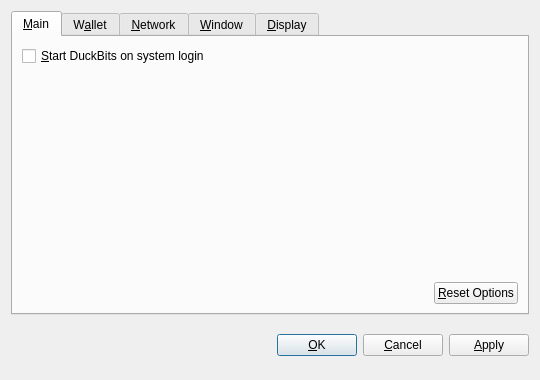
<?xml version="1.0" encoding="UTF-8"?>
<ui version="4.0">
 <class>OptionsDialog</class>
 <widget class="QDialog" name="OptionsDialog">
  <property name="geometry">
   <rect>
    <x>0</x>
    <y>0</y>
    <width>540</width>
    <height>380</height>
   </rect>
  </property>
  <property name="windowTitle">
   <string>Options</string>
  </property>
  <property name="modal">
   <bool>true</bool>
  </property>
  <layout class="QVBoxLayout" name="verticalLayout">
   <item>
    <widget class="QTabWidget" name="tabWidget">
     <property name="tabPosition">
      <enum>QTabWidget::North</enum>
     </property>
     <property name="currentIndex">
      <number>0</number>
     </property>
     <widget class="QWidget" name="tabMain">
      <attribute name="title">
       <string>&amp;Main</string>
      </attribute>
      <layout class="QVBoxLayout" name="verticalLayout_Main">
       <item>
        <widget class="QCheckBox" name="bitcoinAtStartup">
         <property name="toolTip">
          <string>Automatically start DuckBits after logging in to the system.</string>
         </property>
         <property name="text">
          <string>&amp;Start DuckBits on system login</string>
         </property>
        </widget>
       </item>
       <item>
        <spacer name="verticalSpacer_Main">
         <property name="orientation">
          <enum>Qt::Vertical</enum>
         </property>
         <property name="sizeHint" stdset="0">
          <size>
           <width>20</width>
           <height>40</height>
          </size>
         </property>
        </spacer>
       </item>
       <item>
        <layout class="QHBoxLayout" name="horizontalLayout_2_Main">
         <item>
          <spacer name="horizontalSpacer_2_Main">
           <property name="orientation">
            <enum>Qt::Horizontal</enum>
           </property>
           <property name="sizeHint" stdset="0">
            <size>
             <width>40</width>
             <height>20</height>
            </size>
           </property>
          </spacer>
         </item>
         <item>
          <widget class="QPushButton" name="resetButton">
           <property name="toolTip">
            <string>Reset all client options to default.</string>
           </property>
           <property name="text">
            <string>&amp;Reset Options</string>
           </property>
           <property name="autoDefault">
            <bool>false</bool>
           </property>
          </widget>
         </item>
        </layout>
       </item>
      </layout>
     </widget>
     <widget class="QWidget" name="tabWallet">
      <attribute name="title">
       <string>W&amp;allet</string>
      </attribute>
      <layout class="QVBoxLayout" name="verticalLayout_Network">
       <item>
        <widget class="QLabel" name="transactionFeeInfoLabel">
         <property name="text">
          <string>Optional transaction fee per kB that helps make sure your transactions are processed quickly. Most transactions are 1 kB.</string>
         </property>
         <property name="textFormat">
          <enum>Qt::PlainText</enum>
         </property>
         <property name="wordWrap">
          <bool>true</bool>
         </property>
        </widget>
       </item>
       <item>
        <layout class="QHBoxLayout" name="horizontalLayout_1_Main">
         <item>
          <widget class="QLabel" name="transactionFeeLabel">
           <property name="text">
            <string>Pay transaction &amp;fee</string>
           </property>
           <property name="textFormat">
            <enum>Qt::PlainText</enum>
           </property>
           <property name="buddy">
            <cstring>transactionFee</cstring>
           </property>
          </widget>
         </item>
         <item>
          <widget class="BitcoinAmountField" name="transactionFee"/>
         </item>
         <item>
          <spacer name="horizontalSpacer_1_Main">
           <property name="orientation">
            <enum>Qt::Horizontal</enum>
           </property>
           <property name="sizeHint" stdset="0">
            <size>
             <width>40</width>
             <height>20</height>
            </size>
           </property>
          </spacer>
         </item>
        </layout>
       </item>
       <item>
        <widget class="QLabel" name="label">
         <property name="text">
          <string>If you disable the spending of unconfirmed change, the change from a transaction cannot be used until that transaction has at least one confirmation. This also affects how your balance is computed.</string>
         </property>
         <property name="wordWrap">
          <bool>true</bool>
         </property>
        </widget>
       </item>
       <item>
        <widget class="QCheckBox" name="spendZeroConfChange">
         <property name="text">
          <string>Spend unconfirmed change  (experts only)</string>
         </property>
        </widget>
       </item>
       <item>
        <spacer name="verticalSpacer">
         <property name="orientation">
          <enum>Qt::Vertical</enum>
         </property>
         <property name="sizeHint" stdset="0">
          <size>
           <width>20</width>
           <height>40</height>
          </size>
         </property>
        </spacer>
       </item>
      </layout>
     </widget>
     <widget class="QWidget" name="tabNetwork">
      <attribute name="title">
       <string>&amp;Network</string>
      </attribute>
      <layout class="QVBoxLayout" name="verticalLayout_Network">
       <item>
        <widget class="QCheckBox" name="mapPortUpnp">
         <property name="toolTip">
          <string>Automatically open the DuckBits client port on the router. This only works when your router supports UPnP and it is enabled.</string>
         </property>
         <property name="text">
          <string>Map port using &amp;UPnP</string>
         </property>
        </widget>
       </item>
       <item>
        <widget class="QCheckBox" name="connectSocks">
         <property name="toolTip">
          <string>Connect to the DuckBits network through a SOCKS proxy (e.g. when connecting through Tor).</string>
         </property>
         <property name="text">
          <string>&amp;Connect through SOCKS proxy:</string>
         </property>
        </widget>
       </item>
       <item>
        <layout class="QHBoxLayout" name="horizontalLayout_Network">
         <item>
          <widget class="QLabel" name="proxyIpLabel">
           <property name="text">
            <string>Proxy &amp;IP:</string>
           </property>
           <property name="textFormat">
            <enum>Qt::PlainText</enum>
           </property>
           <property name="buddy">
            <cstring>proxyIp</cstring>
           </property>
          </widget>
         </item>
         <item>
          <widget class="QValidatedLineEdit" name="proxyIp">
           <property name="maximumSize">
            <size>
             <width>140</width>
             <height>16777215</height>
            </size>
           </property>
           <property name="toolTip">
            <string>IP address of the proxy (e.g. 127.0.0.1)</string>
           </property>
          </widget>
         </item>
         <item>
          <widget class="QLabel" name="proxyPortLabel">
           <property name="text">
            <string>&amp;Port:</string>
           </property>
           <property name="textFormat">
            <enum>Qt::PlainText</enum>
           </property>
           <property name="buddy">
            <cstring>proxyPort</cstring>
           </property>
          </widget>
         </item>
         <item>
          <widget class="QLineEdit" name="proxyPort">
           <property name="maximumSize">
            <size>
             <width>55</width>
             <height>16777215</height>
            </size>
           </property>
           <property name="toolTip">
            <string>Port of the proxy (e.g. 9050)</string>
           </property>
          </widget>
         </item>
         <item>
          <widget class="QLabel" name="socksVersionLabel">
           <property name="text">
            <string>SOCKS &amp;Version:</string>
           </property>
           <property name="textFormat">
            <enum>Qt::PlainText</enum>
           </property>
           <property name="buddy">
            <cstring>socksVersion</cstring>
           </property>
          </widget>
         </item>
         <item>
          <widget class="QValueComboBox" name="socksVersion">
           <property name="toolTip">
            <string>SOCKS version of the proxy (e.g. 5)</string>
           </property>
          </widget>
         </item>
         <item>
          <spacer name="horizontalSpacer_Network">
           <property name="orientation">
            <enum>Qt::Horizontal</enum>
           </property>
           <property name="sizeHint" stdset="0">
            <size>
             <width>40</width>
             <height>20</height>
            </size>
           </property>
          </spacer>
         </item>
        </layout>
       </item>
       <item>
        <spacer name="verticalSpacer_Network">
         <property name="orientation">
          <enum>Qt::Vertical</enum>
         </property>
         <property name="sizeHint" stdset="0">
          <size>
           <width>20</width>
           <height>40</height>
          </size>
         </property>
        </spacer>
       </item>
      </layout>
     </widget>
     <widget class="QWidget" name="tabWindow">
      <attribute name="title">
       <string>&amp;Window</string>
      </attribute>
      <layout class="QVBoxLayout" name="verticalLayout_Window">
       <item>
        <widget class="QCheckBox" name="minimizeToTray">
         <property name="toolTip">
          <string>Show only a tray icon after minimizing the window.</string>
         </property>
         <property name="text">
          <string>&amp;Minimize to the tray instead of the taskbar</string>
         </property>
        </widget>
       </item>
       <item>
        <widget class="QCheckBox" name="minimizeOnClose">
         <property name="toolTip">
          <string>Minimize instead of exit the application when the window is closed. When this option is enabled, the application will be closed only after selecting Quit in the menu.</string>
         </property>
         <property name="text">
          <string>M&amp;inimize on close</string>
         </property>
        </widget>
       </item>
       <item>
        <spacer name="verticalSpacer_Window">
         <property name="orientation">
          <enum>Qt::Vertical</enum>
         </property>
         <property name="sizeHint" stdset="0">
          <size>
           <width>20</width>
           <height>40</height>
          </size>
         </property>
        </spacer>
       </item>
      </layout>
     </widget>
     <widget class="QWidget" name="tabDisplay">
      <attribute name="title">
       <string>&amp;Display</string>
      </attribute>
      <layout class="QVBoxLayout" name="verticalLayout_Display">
       <item>
        <layout class="QHBoxLayout" name="horizontalLayout_1_Display">
         <item>
          <widget class="QLabel" name="langLabel">
           <property name="text">
            <string>User Interface &amp;language:</string>
           </property>
           <property name="textFormat">
            <enum>Qt::PlainText</enum>
           </property>
           <property name="buddy">
            <cstring>lang</cstring>
           </property>
          </widget>
         </item>
         <item>
          <widget class="QValueComboBox" name="lang">
           <property name="toolTip">
            <string>The user interface language can be set here. This setting will take effect after restarting DuckBits.</string>
           </property>
          </widget>
         </item>
        </layout>
       </item>
       <item>
        <layout class="QHBoxLayout" name="horizontalLayout_2_Display">
         <item>
          <widget class="QLabel" name="unitLabel">
           <property name="text">
            <string>&amp;Unit to show amounts in:</string>
           </property>
           <property name="textFormat">
            <enum>Qt::PlainText</enum>
           </property>
           <property name="buddy">
            <cstring>unit</cstring>
           </property>
          </widget>
         </item>
         <item>
          <widget class="QValueComboBox" name="unit">
           <property name="toolTip">
            <string>Choose the default subdivision unit to show in the interface and when sending coins.</string>
           </property>
          </widget>
         </item>
        </layout>
       </item>
       <item>
        <widget class="QCheckBox" name="displayAddresses">
         <property name="toolTip">
          <string>Whether to show DuckBits addresses in the transaction list or not.</string>
         </property>
         <property name="text">
          <string>&amp;Display addresses in transaction list</string>
         </property>
        </widget>
       </item>
       <item>
        <widget class="QCheckBox" name="coinControlFeatures">
         <property name="toolTip">
          <string>Whether to show coin control features or not.</string>
         </property>
         <property name="text">
          <string>Display coin &amp;control features (experts only!)</string>
         </property>
        </widget>
       </item>
       <item>
        <spacer name="verticalSpacer_Display">
         <property name="orientation">
          <enum>Qt::Vertical</enum>
         </property>
         <property name="sizeHint" stdset="0">
          <size>
           <width>20</width>
           <height>40</height>
          </size>
         </property>
        </spacer>
       </item>
      </layout>
     </widget>
    </widget>
   </item>
   <item>
    <layout class="QHBoxLayout" name="horizontalLayout_Buttons">
     <item>
      <spacer name="horizontalSpacer_1">
       <property name="orientation">
        <enum>Qt::Horizontal</enum>
       </property>
       <property name="sizeHint" stdset="0">
        <size>
         <width>40</width>
         <height>48</height>
        </size>
       </property>
      </spacer>
     </item>
     <item>
      <widget class="QLabel" name="statusLabel">
       <property name="font">
        <font>
         <weight>75</weight>
         <bold>true</bold>
        </font>
       </property>
       <property name="text">
        <string/>
       </property>
       <property name="textFormat">
        <enum>Qt::PlainText</enum>
       </property>
       <property name="wordWrap">
        <bool>true</bool>
       </property>
      </widget>
     </item>
     <item>
      <spacer name="horizontalSpacer_2">
       <property name="orientation">
        <enum>Qt::Horizontal</enum>
       </property>
       <property name="sizeHint" stdset="0">
        <size>
         <width>40</width>
         <height>48</height>
        </size>
       </property>
      </spacer>
     </item>
     <item>
      <widget class="QPushButton" name="okButton">
       <property name="text">
        <string>&amp;OK</string>
       </property>
      </widget>
     </item>
     <item>
      <widget class="QPushButton" name="cancelButton">
       <property name="text">
        <string>&amp;Cancel</string>
       </property>
       <property name="autoDefault">
        <bool>false</bool>
       </property>
      </widget>
     </item>
     <item>
      <widget class="QPushButton" name="applyButton">
       <property name="text">
        <string>&amp;Apply</string>
       </property>
       <property name="autoDefault">
        <bool>false</bool>
       </property>
      </widget>
     </item>
    </layout>
   </item>
  </layout>
 </widget>
 <customwidgets>
  <customwidget>
   <class>BitcoinAmountField</class>
   <extends>QSpinBox</extends>
   <header>bitcoinamountfield.h</header>
  </customwidget>
  <customwidget>
   <class>QValueComboBox</class>
   <extends>QComboBox</extends>
   <header>qvaluecombobox.h</header>
  </customwidget>
  <customwidget>
   <class>QValidatedLineEdit</class>
   <extends>QLineEdit</extends>
   <header>qvalidatedlineedit.h</header>
  </customwidget>
 </customwidgets>
 <resources/>
 <connections/>
</ui>
